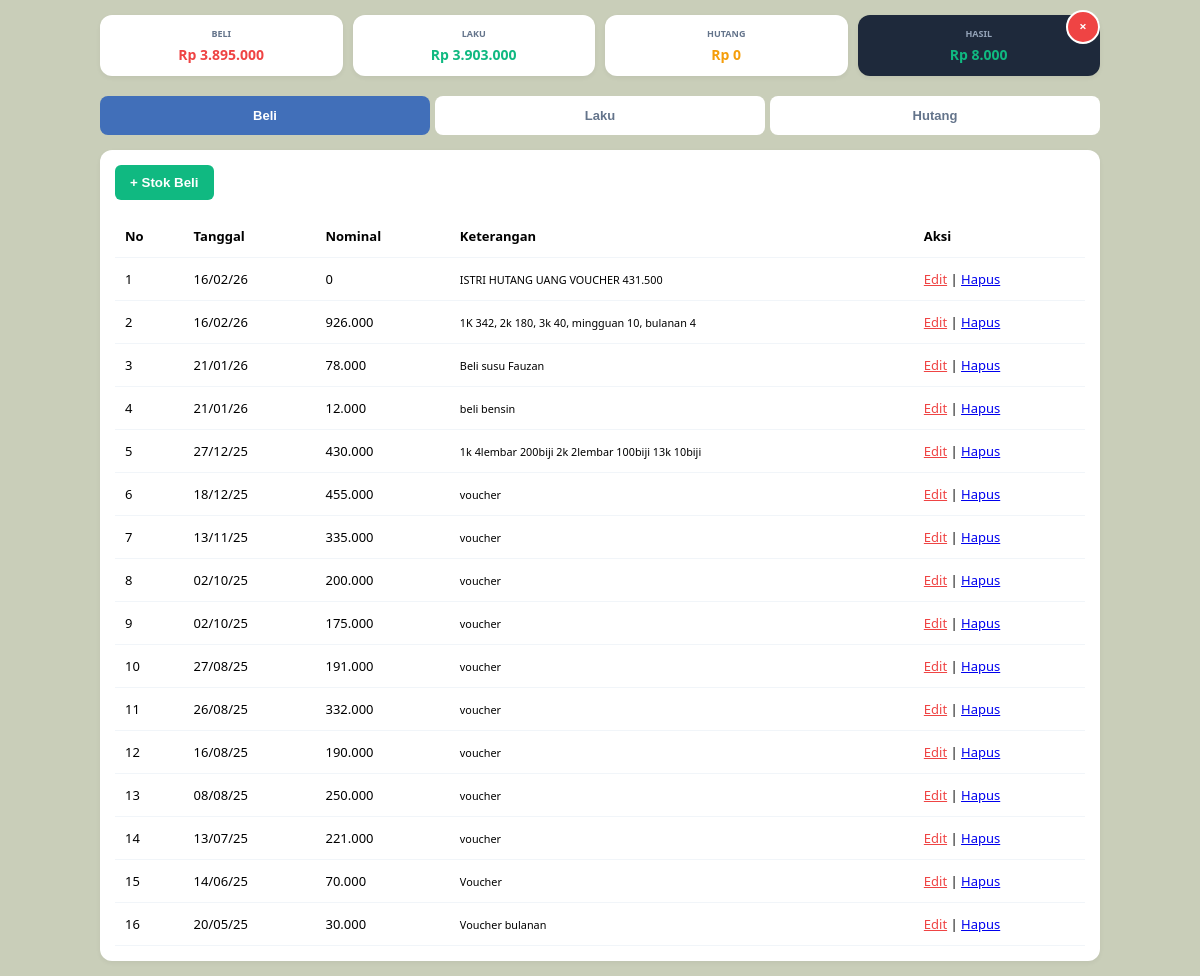
The page /wifi/wifi.php on the database its author committed.
### tables this page shows
CREATE TABLE `data_beli` (
  `id` int(11) NOT NULL,
  `tanggal` date DEFAULT NULL,
  `jumlah_beli` int(11) DEFAULT NULL,
  `keterangan` text DEFAULT NULL
);

### wifi/wifi.php (the view, shortened to what this page needs)
<?php
include '../koneksi.php';
$current_tab = $_GET['tab'] ?? 'beli';
$q_beli = $conn->query("SELECT SUM(jumlah_beli) as total FROM data_beli");
$total_beli = $q_beli->fetch_assoc()['total'] ?? 0;
$q_laku = $conn->query("SELECT SUM(jumlah_laku) as total FROM data_laku");
$total_laku = $q_laku->fetch_assoc()['total'] ?? 0;
$q_hutang = $conn->query("SELECT SUM(nominal_hutang) as total FROM daftar_hutang WHERE status = 'Hutang'");
$total_hutang = $q_hutang->fetch_assoc()['total'] ?? 0;
$hasil_akhir = $total_laku - $total_beli;
?>
<!DOCTYPE html>
<html lang="id">
<head>
</head>
<body>
    <div class="wrapper">
        <a href="../index.php" class="btn-close-page">&times;</a>
        <div class="stats-container">
            <div class="stat-card">
                <span class="label">Beli</span>
                <span class="value text-beli">Rp <?= number_format($total_beli, 0, ',', '.') ?></span>
            </div>
            <div class="stat-card">
                <span class="label">Laku</span>
                <span class="value text-laku">Rp <?= number_format($total_laku, 0, ',', '.') ?></span>
            </div>
            <div class="stat-card">
                <span class="label">Hutang</span>
                <span class="value text-hutang">Rp <?= number_format($total_hutang, 0, ',', '.') ?></span>
            </div>
            <div class="stat-card hasil-box">
                <span class="label" style="color:#94a3b8">Hasil</span>
                <span class="value">Rp <?= number_format($hasil_akhir, 0, ',', '.') ?></span>
            </div>
        </div>
        <div class="nav-tabs">
            <button class="nav-btn <?= $current_tab == 'beli' ? 'active' : '' ?>" onclick="switchPage('beli')">Beli</button>
            <button class="nav-btn <?= $current_tab == 'laku' ? 'active' : '' ?>" onclick="switchPage('laku')">Laku</button>
            <button class="nav-btn <?= $current_tab == 'hutang' ? 'active' : '' ?>" onclick="switchPage('hutang')">Hutang</button>
        </div>
  <div id="page-beli" class="card <?= $current_tab == 'beli' ? 'active' : '' ?>">
    <button class="btn-add" onclick="openModal('modal-beli')">+ Stok Beli</button>
    <div class="overflow-x">
        <table>
            <tr>
                <th>No</th>
                <th>Tanggal</th>
                <th>Nominal</th>
                <th>Keterangan</th> <th>Aksi</th>
            </tr>
            <?php $res = $conn->query("SELECT * FROM data_beli ORDER BY id DESC");
            $no = 1;
            while ($row = $res->fetch_assoc()) { ?>
                <tr>
                    <td><?= $no++ ?></td>
                    <td><?= date('d/m/y', strtotime($row['tanggal'])) ?></td>
                    <td><?= number_format($row['jumlah_beli'], 0, ',', '.') ?></td>
                    <td><small><?= htmlspecialchars($row['keterangan']) ?></small></td> <td>
                        <a href="javascript:void(0)" class="text-beli" onclick="editBeli('<?= $row['id'] ?>','<?= $row['tanggal'] ?>','<?= $row['jumlah_beli'] ?>','<?= addslashes($row['keterangan']) ?>')">Edit</a> |
                        <a href="?hapus=beli&id=<?= $row['id'] ?>&tab=beli" class="btn-hapus" onclick="return confirm('Hapus?')">Hapus</a>
                    </td>
                </tr>
            <?php } ?>
        </table>
    </div>
</div>
    </div>
</body>
</html>

### wifi/wifi.php (style rules this page uses)
body { font-family: 'Segoe UI', sans-serif; background: #c9ceb9ff; margin: 0; padding: 15px; font-size: 13px; }
.wrapper { max-width: 1000px; margin: auto; position: relative; }
.stats-container { display: grid; grid-template-columns: repeat(2, 1fr); gap: 10px; margin-bottom: 20px; }
@media (min-width: 768px) { .stats-container { grid-template-columns: repeat(4, 1fr); } }
.stat-card { background: white; padding: 12px; border-radius: 12px; text-align: center; box-shadow: 0 2px 5px rgba(0, 0, 0, 0.05); }
.stat-card .label { display: block; font-size: 9px; color: #64748b; text-transform: uppercase; font-weight: bold; margin-bottom: 5px; }
.stat-card .value { font-size: 14px; font-weight: bold; }
.text-beli { color: #ef4444; }
.text-laku { color: #10b981; }
.text-hutang { color: #f59e0b; }
.hasil-box { background: #1e293b !important; color: #10b981 !important; }
.nav-tabs { display: flex; gap: 5px; margin-bottom: 15px; }
.nav-btn { flex: 1; padding: 12px 5px; border: none; background: white; cursor: pointer; border-radius: 8px; font-weight: 600; color: #64748b; font-size: 11px; }
@media (min-width: 768px) { .nav-btn { font-size: 13px; } }
.nav-btn.active { background: #416fb9ff; color: white; }
.card { background: white; padding: 15px; border-radius: 12px; box-shadow: 0 2px 5px rgba(0, 0, 0, 0.05); display: none; }
.card.active { display: block; }
.btn-add { background: #10b981; color: white; padding: 10px 15px; border: none; border-radius: 6px; cursor: pointer; font-weight: bold; margin-bottom: 15px; }
.overflow-x { width: 100%; overflow-x: auto; }
table { width: 100%; border-collapse: collapse; min-width: 450px; }
th, td { padding: 12px 10px; border-bottom: 1px solid #f1f5f9; text-align: left; }
.btn-close-page { position: absolute; top: -5px; right: 0; background: #ef4444; color: white; text-decoration: none; width: 30px; height: 30px; line-height: 28px; text-align: center; border-radius: 50%; font-weight: bold; border: 2px solid white; }

### rows shown on the page
data_beli: tanggal "16/02/26", jumlah_beli "0", keterangan "ISTRI HUTANG UANG VOUCHER 431.500"
data_beli: tanggal "16/02/26", jumlah_beli "926.000", keterangan "1K 342, 2k 180, 3k 40, mingguan 10, bulanan 4"
data_beli: tanggal "21/01/26", jumlah_beli "78.000", keterangan "Beli susu Fauzan"
data_beli: tanggal "21/01/26", jumlah_beli "12.000", keterangan "beli bensin"
data_beli: tanggal "27/12/25", jumlah_beli "430.000", keterangan "1k 4lembar 200biji 2k 2lembar 100biji 13k 10biji"
data_beli: tanggal "18/12/25", jumlah_beli "455.000", keterangan "voucher"
data_beli: tanggal "13/11/25", jumlah_beli "335.000", keterangan "voucher"
data_beli: tanggal "02/10/25", jumlah_beli "200.000", keterangan "voucher"
data_beli: tanggal "02/10/25", jumlah_beli "175.000", keterangan "voucher"
data_beli: tanggal "27/08/25", jumlah_beli "191.000", keterangan "voucher"
data_beli: tanggal "26/08/25", jumlah_beli "332.000", keterangan "voucher"
data_beli: tanggal "16/08/25", jumlah_beli "190.000", keterangan "voucher"
data_beli: tanggal "08/08/25", jumlah_beli "250.000", keterangan "voucher"
data_beli: tanggal "13/07/25", jumlah_beli "221.000", keterangan "voucher"
data_beli: tanggal "14/06/25", jumlah_beli "70.000", keterangan "Voucher"
data_beli: tanggal "20/05/25", jumlah_beli "30.000", keterangan "Voucher bulanan"

### other values the page prints
$total_beli "3.895.000"
$total_laku "3.903.000"
$total_hutang "0"
$hasil_akhir "8.000"
